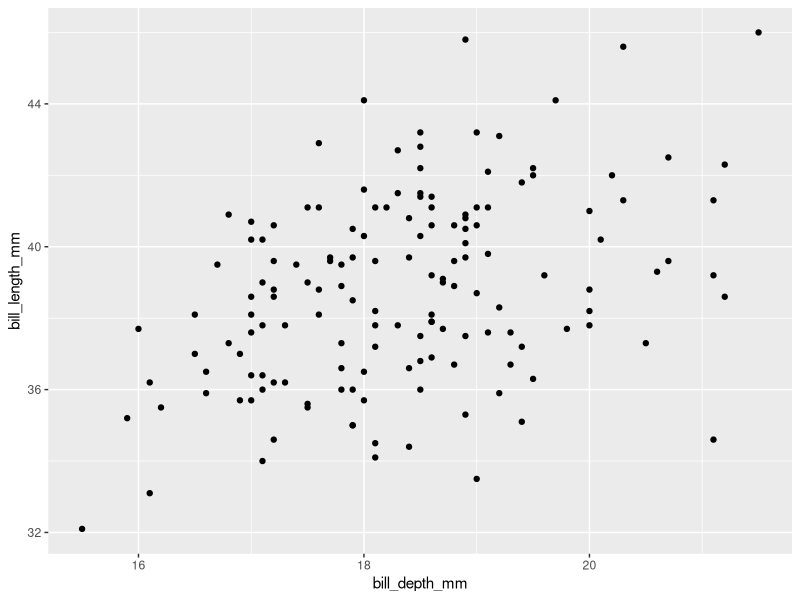
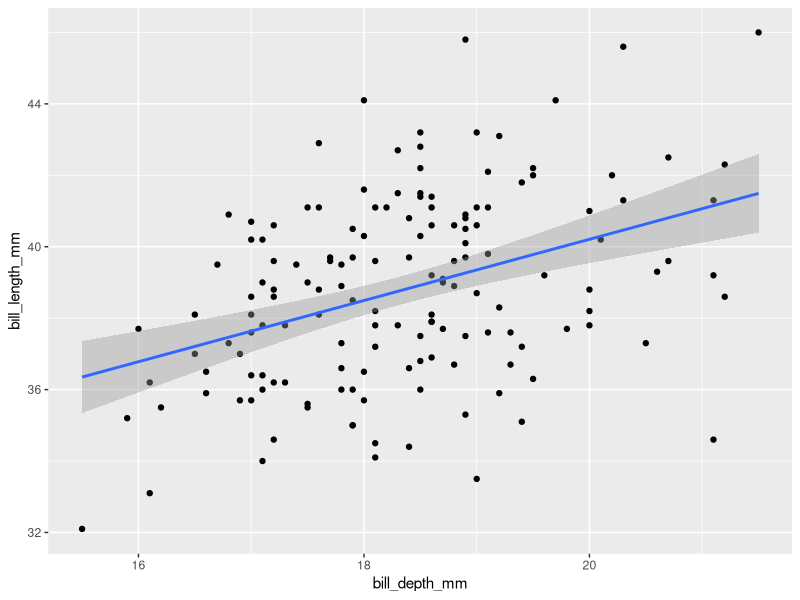

Source code (R) for these figures, in order:
library(palmerpenguins)
library(tidyverse)

table(penguins$species)

penguins_adelie <- penguins %>%
  filter(species=="Adelie")
head(penguins_adelie)

penguins_adelie %>% ggplot(aes(x = bill_depth_mm,
                               y = bill_length_mm)) +
  geom_point()


penguins_adelie %>% ggplot(aes(x = bill_depth_mm,
                               y = bill_length_mm)) +
  geom_point() +
  geom_smooth(method = "lm")
